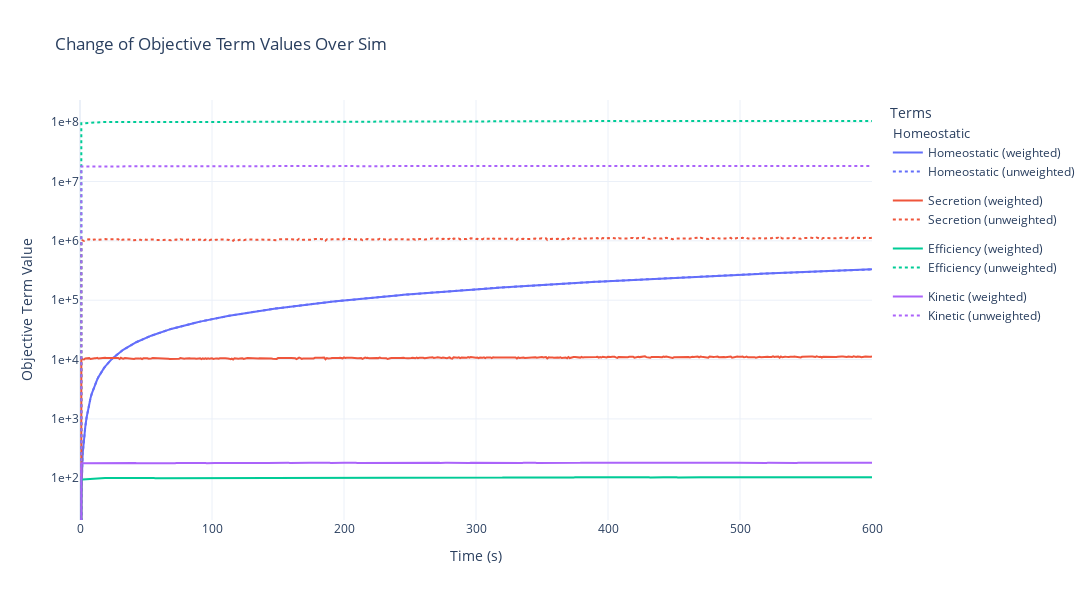

The notebook cell saved with this chart:
### Markdown cell above
# Plot 1: Visualize how well each objective term is being met across the sim

### Code cell
from plotly.colors import qualitative as q

spec_term = {
    "Homeostatic": (homeostatic_term, objective_weights_sim['homeostatic']),
    "Secretion":   (secretion_term,   objective_weights_sim['secretion']),
    "Efficiency":  (efficiency_term,  objective_weights_sim['efficiency']),
    "Kinetic":     (kinetic_term,     objective_weights_sim['kinetics']),
}

spec_no_weights = {
    "Homeostatic": (homeostatic_term/objective_weights_sim['homeostatic'], objective_weights_sim['homeostatic']),
    "Secretion":   (secretion_term/objective_weights_sim['secretion'],     objective_weights_sim['secretion']),
    "Efficiency":  (efficiency_term/objective_weights_sim['efficiency'],   objective_weights_sim['efficiency']),
    "Kinetic":     (kinetic_term/objective_weights_sim['kinetics'],        objective_weights_sim['kinetics']),
}


palette = q.Plotly  # consistent colors across both sets
colors = {name: palette[i % len(palette)] for i, name in enumerate(spec_term)}


fig = go.Figure()

# Add weighted (solid) + unweighted (dotted) per term
for i, (name, (y_w, w)) in enumerate(spec_term.items()):
    # solid, weighted
    fig.add_trace(go.Scatter(
        x=time, y=y_w, mode="lines",
        name=f"{name} (weighted)",
        line=dict(color=colors[name], dash="solid"),
        legendgroup=name,
        legendgrouptitle_text=name if i == 0 else None,
        hovertemplate=f"{name.lower()} weight={w}<br>{name.lower()} term value=%{{y:.4g}}<extra></extra>"
    ))
    # dotted, unweighted
    y_uw, w_uw = spec_no_weights[name]
    fig.add_trace(go.Scatter(
        x=time, y=y_uw, mode="lines",
        name=f"{name} (unweighted)",
        line=dict(color=colors[name], dash="dot"),
        legendgroup=name,
        hovertemplate=f"{name.lower()} (no weight)<br>{name.lower()} value=%{{y:.4g}}<extra></extra>"
    ))

fig.update_layout(
    title="Change of Objective Term Values Over Sim",
    xaxis_title="Time (s)",
    yaxis=dict(title="Objective Term Value", type="log", tickformat=".0e"),
    template="plotly_white",
    legend=dict(title="Terms", groupclick="togglegroup"),  # click once to toggle both lines in a group
    width=1200, height=600,
)

fig.show()
fig.write_image("/Users/HeenaSaqib/dev/vEcoli/notebooks/Heena notebooks/Metabolism_New Genes/out/objective_weights/change of objective term values over a sim.png", scale=3)

### Figure 1 — Plotly figure (JSON) as saved in the notebook; plotly's stock layout.template omitted (floating-point values rounded to 4 significant figures; data arrays with more than 128 entries replaced by an {"elided": "..."} marker saying what was removed)
{"data": [{"hovertemplate": "homeostatic weight=1<br>homeostatic term value=%{y:.4g}<extra></extra>", "legendgroup": "Homeostatic", "legendgrouptitle": {"text": "Homeostatic"}, "line": {"color": "#636EFA", "dash": "solid"}, "mode": "lines", "name": "Homeostatic (weighted)", "x": {"elided": "601 int values"}, "y": {"elided": "601 float values"}, "type": "scatter"}, {"hovertemplate": "homeostatic (no weight)<br>homeostatic value=%{y:.4g}<extra></extra>", "legendgroup": "Homeostatic", "line": {"color": "#636EFA", "dash": "dot"}, "mode": "lines", "name": "Homeostatic (unweighted)", "x": {"elided": "601 int values"}, "y": {"elided": "601 float values"}, "type": "scatter"}, {"hovertemplate": "secretion weight=0.01<br>secretion term value=%{y:.4g}<extra></extra>", "legendgroup": "Secretion", "line": {"color": "#EF553B", "dash": "solid"}, "mode": "lines", "name": "Secretion (weighted)", "x": {"elided": "601 int values"}, "y": {"elided": "601 float values"}, "type": "scatter"}, {"hovertemplate": "secretion (no weight)<br>secretion value=%{y:.4g}<extra></extra>", "legendgroup": "Secretion", "line": {"color": "#EF553B", "dash": "dot"}, "mode": "lines", "name": "Secretion (unweighted)", "x": {"elided": "601 int values"}, "y": {"elided": "601 float values"}, "type": "scatter"}, {"hovertemplate": "efficiency weight=1e-06<br>efficiency term value=%{y:.4g}<extra></extra>", "legendgroup": "Efficiency", "line": {"color": "#00CC96", "dash": "solid"}, "mode": "lines", "name": "Efficiency (weighted)", "x": {"elided": "601 int values"}, "y": {"elided": "601 float values"}, "type": "scatter"}, {"hovertemplate": "efficiency (no weight)<br>efficiency value=%{y:.4g}<extra></extra>", "legendgroup": "Efficiency", "line": {"color": "#00CC96", "dash": "dot"}, "mode": "lines", "name": "Efficiency (unweighted)", "x": {"elided": "601 int values"}, "y": {"elided": "601 float values"}, "type": "scatter"}, {"hovertemplate": "kinetic weight=1e-05<br>kinetic term value=%{y:.4g}<extra></extra>", "legendgroup": "Kinetic", "line": {"color": "#AB63FA", "dash": "solid"}, "mode": "lines", "name": "Kinetic (weighted)", "x": {"elided": "601 int values"}, "y": {"elided": "601 float values"}, "type": "scatter"}, {"hovertemplate": "kinetic (no weight)<br>kinetic value=%{y:.4g}<extra></extra>", "legendgroup": "Kinetic", "line": {"color": "#AB63FA", "dash": "dot"}, "mode": "lines", "name": "Kinetic (unweighted)", "x": {"elided": "601 int values"}, "y": {"elided": "601 float values"}, "type": "scatter"}], "layout": {"yaxis": {"title": {"text": "Objective Term Value"}, "type": "log", "tickformat": ".0e"}, "legend": {"title": {"text": "Terms"}, "groupclick": "togglegroup"}, "title": {"text": "Change of Objective Term Values Over Sim"}, "xaxis": {"title": {"text": "Time (s)"}}, "width": 1200, "height": 600}}
